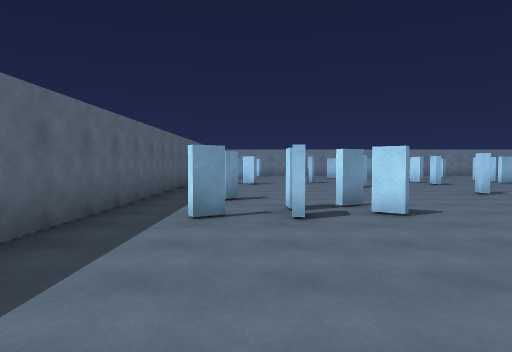
view 1 (above)

24 first-person views from a walk through a scene from a Unity 3-D project. The camera is 1.4 m above the floor, tilts 2° down and sees 70° across. The floor is counted in squares, 2 m on a side. Each view is taken from the middle of a square. On the plan, view 1 faces up. The plan holds only what a view shows up to about 11 squares ahead; the rest is blank. The player character is not drawn.

view 2
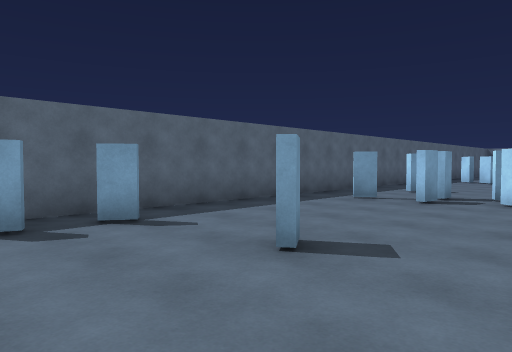

view 3
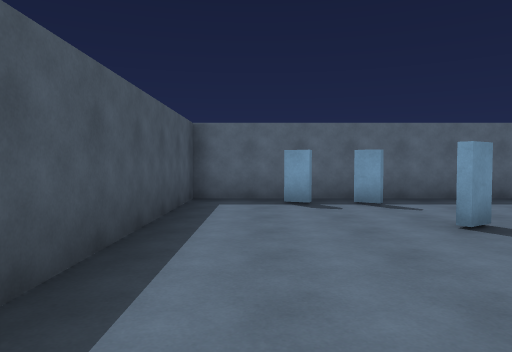

view 4
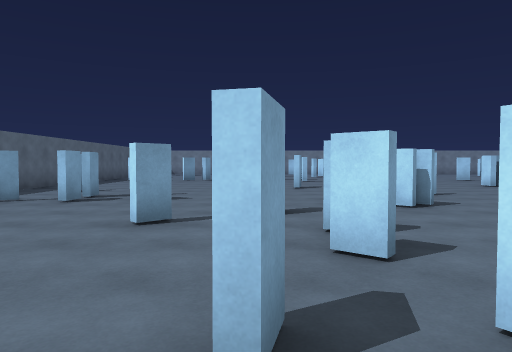

view 5
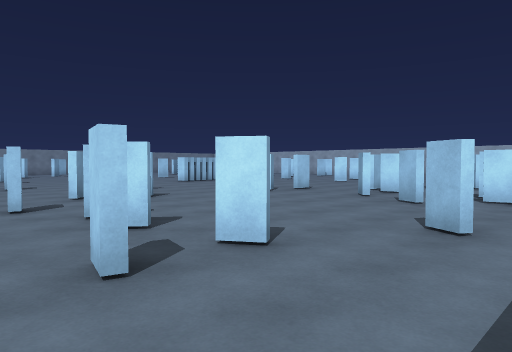

view 6
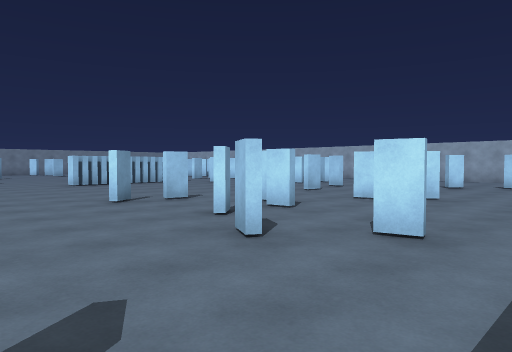

view 7
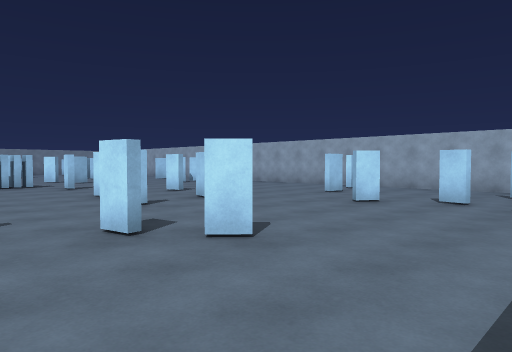

view 8
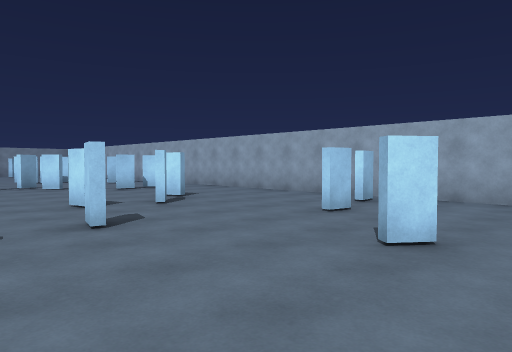

view 9
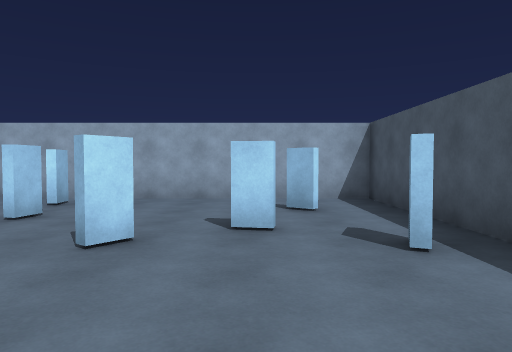

view 10
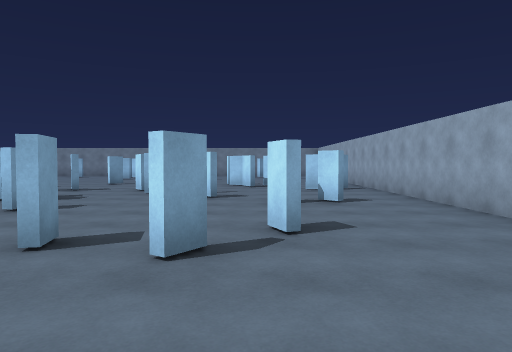

view 11
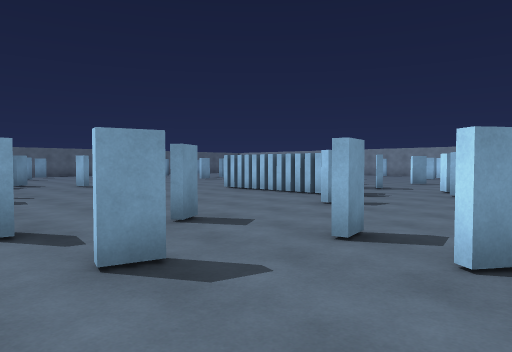

view 12
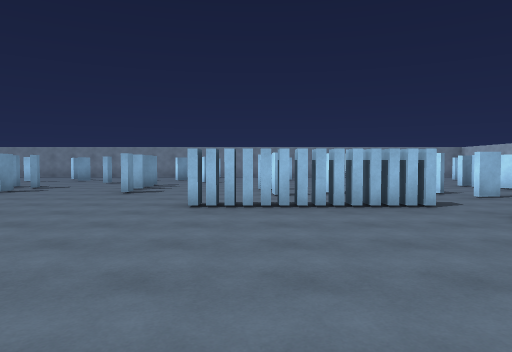

view 13
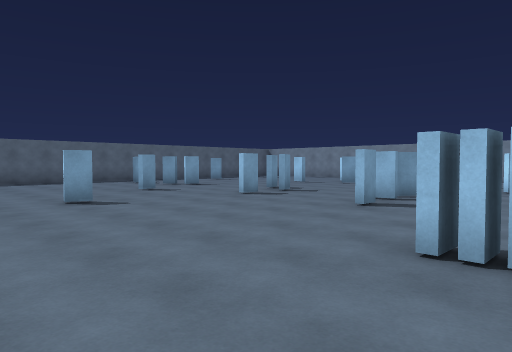

view 14
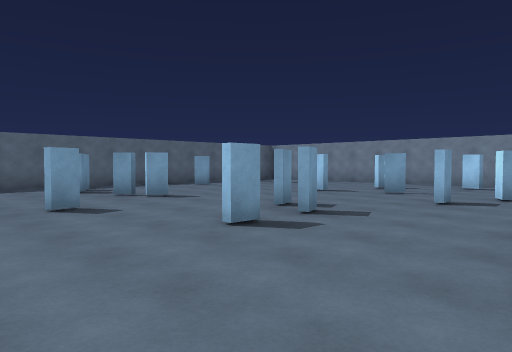

view 15
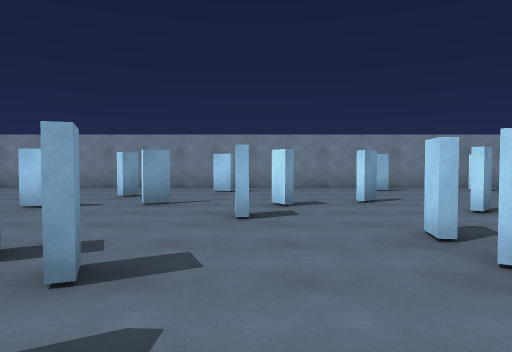

view 16
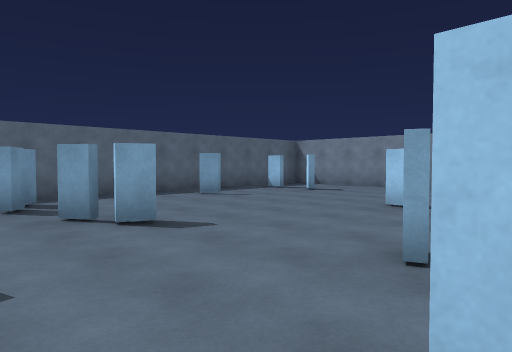

view 17
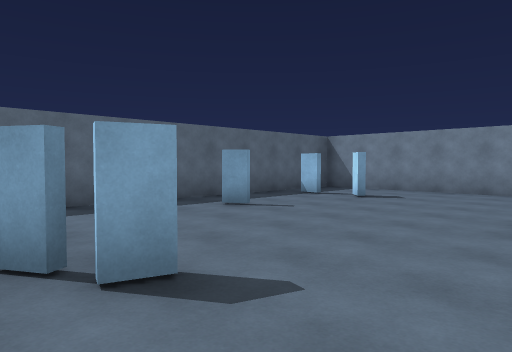

view 18
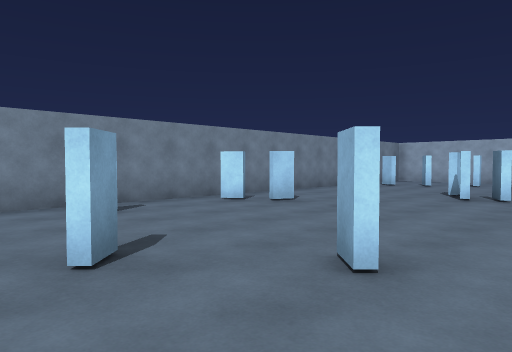

view 19
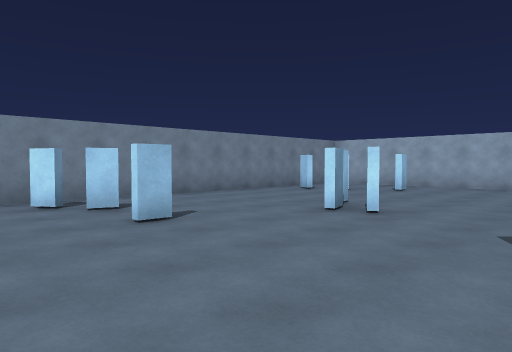

view 20
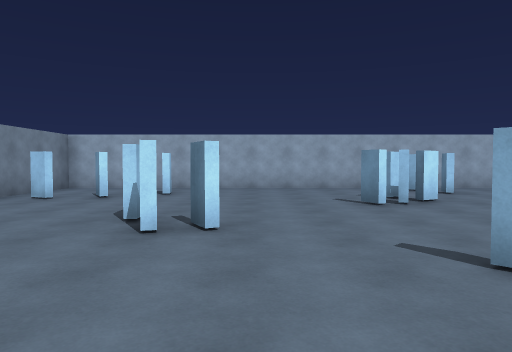

view 21
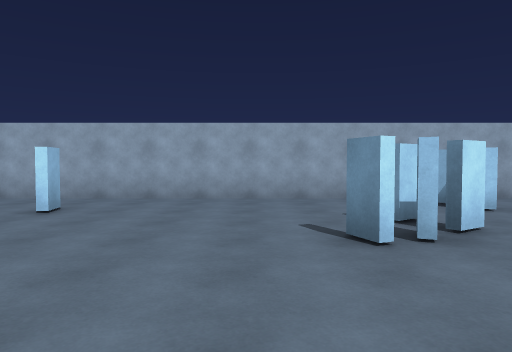

view 22
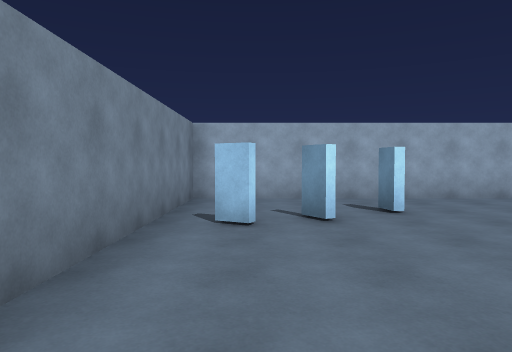

view 23
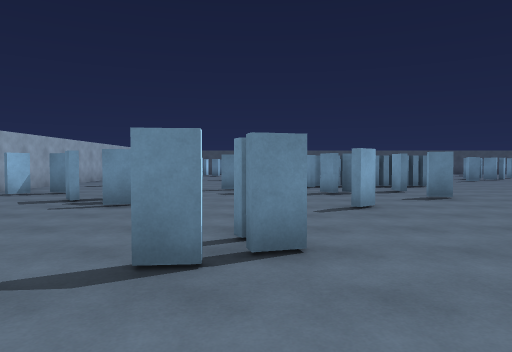

view 24
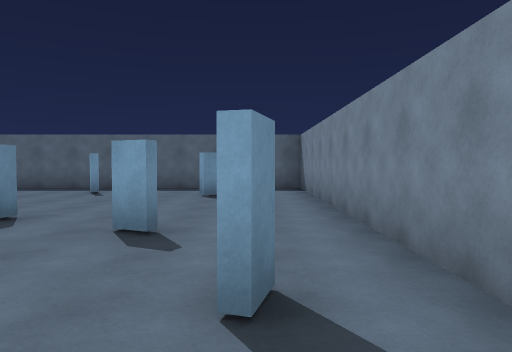

### Floor plan
Key: @ floor where view 1 was taken; # wall or solid block; x gap in a wall; . floor; T thing the floor can be seen under or through.
Columns run from 3 left of view 1 to 23 right of it. Each row starts with its distance up from view 1.
 22 ###########################
 21 #...............x.........#
 20 #........#...#..#.....#...#
 19 #.##...#..................#
 18 #...........#...#......#..#
 17 #..........#.......##.....#
 16 #.#.......#..#............#
 15 #.........................#
 14 #.......#...#....#...#....#
 13 #.#..#...#..x..#.....##...#
 12 #..#.....#..............#.#
 11 #.....#..........#.x......#
 10 #. ................#x#....#
  9 #. ...........#####....#..#
  8 #.......#.................#
  7 #..#......................#
  6 #...TT.....#..........#...#
  5 #.#.TT............#.#.#...#
  4 #........#...#............#
  3 #......#......#...#.#.....#
  2 #.....#...................#
  1 #............#.#..........#
  0 #.#@#........x...#...#....#
 -1 #......##......#......#...#
 -2 #.........#..........#.#..#
 -3 #............. .... ......#
 -4 #######              ######

Positions as (right, up) in squares from view 1, and headings:
1: (0, 0), facing up
2: (3, -2), facing up-left
3: (5, -2), facing left
4: (4, -2), facing up
5: (3, -3), facing up-right
6: (7, -3), facing up-right
7: (12, -3), facing up-right
8: (15, -1), facing up-right
9: (15, -1), facing right
10: (19, 2), facing up
11: (19, 2), facing up-left
12: (12, 3), facing up
13: (12, 6), facing up-left
14: (9, 9), facing up-left
15: (7, 11), facing up
16: (6, 11), facing up-left
17: (4, 12), facing up-left
18: (8, 15), facing up-right
19: (11, 14), facing up-right
20: (12, 16), facing right
21: (15, 15), facing right
22: (15, 20), facing right
23: (16, 20), facing down
24: (8, 20), facing left
